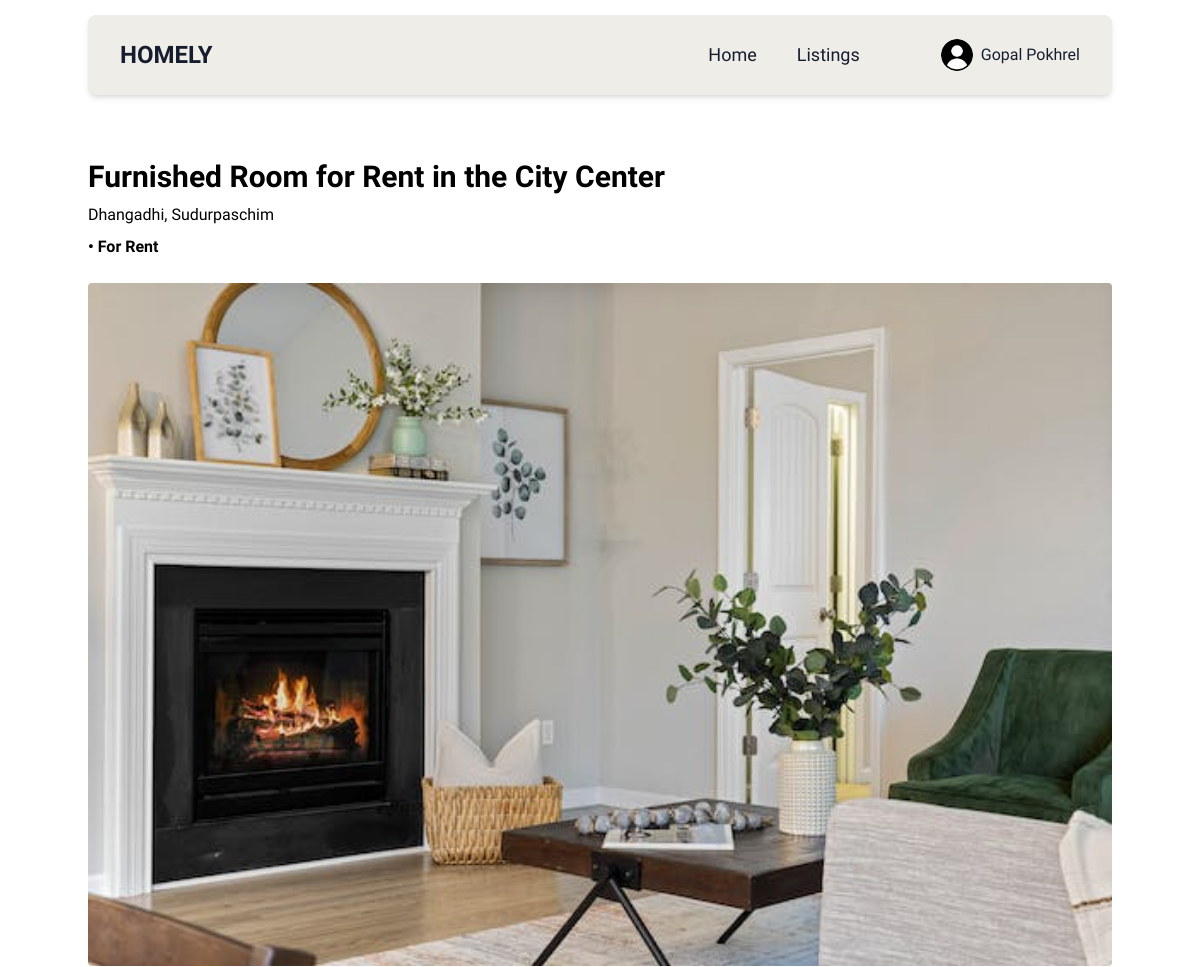
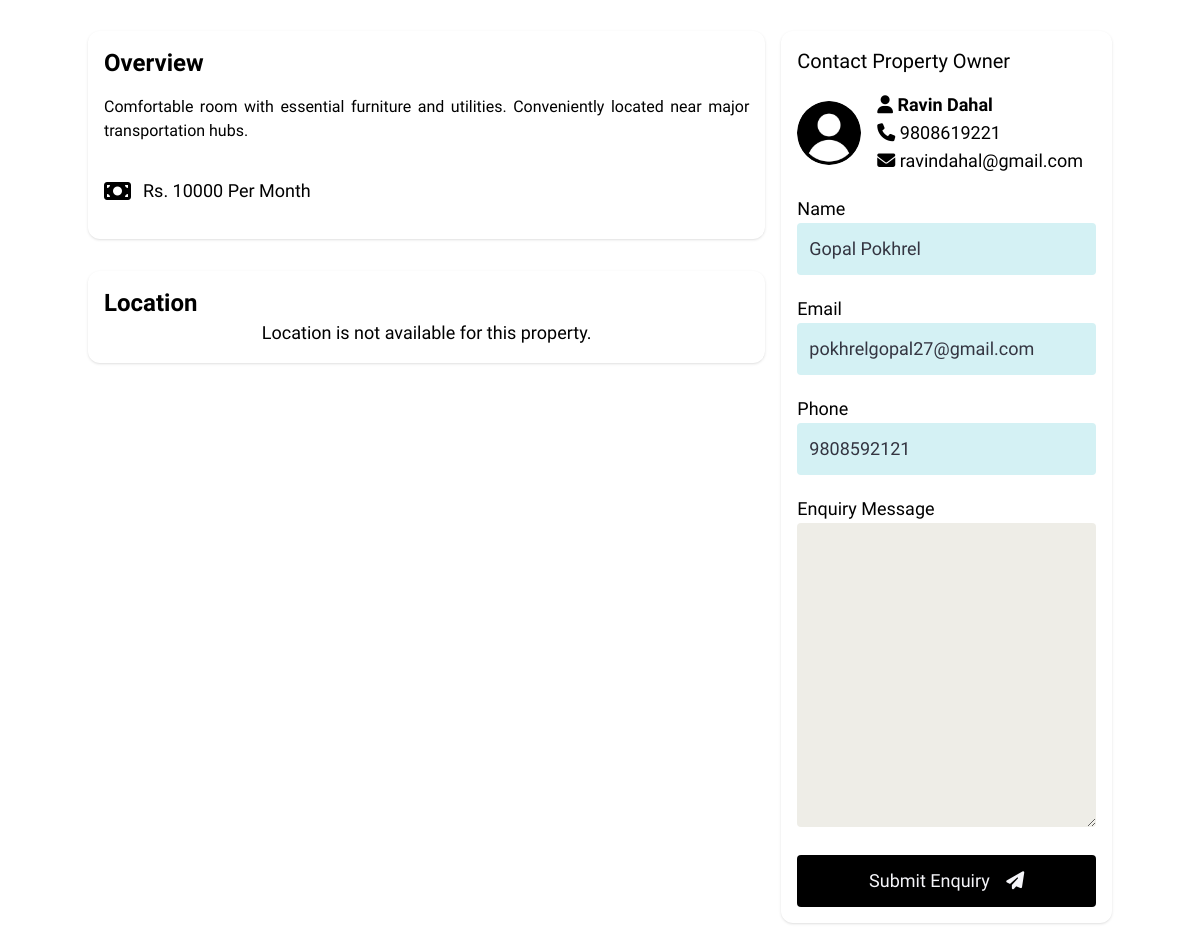
/property.php/?id=77 (signed in), run on the app's committed database (2 pictures, top to bottom).
### tables this page shows
CREATE TABLE `users` (
  `id` int NOT NULL AUTO_INCREMENT,
  `fullname` varchar(100) NOT NULL,
  `email` varchar(100) NOT NULL,
  `password` varchar(100) NOT NULL,
  `phone_number` varchar(50) DEFAULT NULL,
  PRIMARY KEY (`id`),
  UNIQUE KEY `id` (`id`),
  UNIQUE KEY `email` (`email`)
);

CREATE TABLE `properties` (
  `property_id` int NOT NULL AUTO_INCREMENT,
  `property_type` varchar(50) NOT NULL,
  `title` varchar(200) NOT NULL,
  `province` varchar(100) NOT NULL,
  `location` varchar(100) NOT NULL,
  `listing_type` varchar(50) NOT NULL,
  `about` varchar(1500) DEFAULT NULL,
  `price` bigint NOT NULL,
  `contact_person` int DEFAULT NULL,
  `img_url` varchar(300) DEFAULT NULL,
  `iframe_src` varchar(700) DEFAULT NULL,
  `status` varchar(10) DEFAULT NULL,
  PRIMARY KEY (`property_id`),
  KEY `fk_contact_person` (`contact_person`),
  CONSTRAINT `fk_contact_person` FOREIGN KEY (`contact_person`) REFERENCES `users` (`id`) ON DELETE CASCADE,
  CONSTRAINT `properties_ibfk_1` FOREIGN KEY (`contact_person`) REFERENCES `users` (`id`),
  CONSTRAINT `properties_ibfk_2` FOREIGN KEY (`contact_person`) REFERENCES `users` (`id`) ON DELETE CASCADE
);

### property.php (the view, shortened to what this page needs)
<!doctype html>
<html>
<head>
    <?php include 'common/connection.php'; ?>
    <?php include 'common/head.php'; ?>
</head>
<body class="bg-slate-100">
    <?php include 'common/navbar.php'; ?>
    <div class="container mx-auto">
        <?php
        $idProperty = $_GET['id'];
        $sql = "SELECT * FROM properties where property_id = '$idProperty'";
        $result = mysqli_query($conn, $sql);
        if ($result) {
            if (mysqli_num_rows($result) > 0) {
                while ($row = mysqli_fetch_assoc($result)) {
                    $property_avilability = $row['listing_type'];
                    $property_about = $row['about'];
                    $property_image = $row['img_url'];
                    $property_price = $row['price'];
                    $property_city = $row['location'];
                    $property_province = $row['province'];
                    $property_title = $row['title'];
                    $contact = $row['contact_person'];
                    $property_iframe = $row['iframe_src'];
                    $sql = "SELECT * FROM users where id = $contact";
                    $result = mysqli_query($conn, $sql);
                    if ($result) {
                        if (mysqli_num_rows($result) > 0) {
                            while ($row = mysqli_fetch_assoc($result)) {
                                $contact_name = $row['fullname'];
                                $contact_email = $row['email'];
                                $contact_phone = $row['phone_number'];
                                if ($contact_phone == null) {
                                    $contact_phone = "Not Provided";
                                } else {
                                    $contact_phone = $row['phone_number'];
                                }
                            }
                        }
                    }
                }
            } else {
                echo "error";
            }
        }
        ?>
        <div class='pt-10 pb-20'>
            <div>
                <div class='py-6 flex justify-between'>
                    <div class='space-y-2'>
                        <h1 class='text-3xl font-semibold'>
                            <?php echo $property_title; ?>
                        </h1>
                        <h4 class='text-md capitalize'>
                            <?php echo $property_city; ?>, <?php echo $property_province; ?>
                        </h4>
                        <h4 class='text-md text-red-600 font-semibold capitalize'>• For
                            <?php echo $property_avilability; ?> </h4>
                    </div>
                </div>
                <div class="flex justify-center">
                    <img src='/realestate-change/<?php echo $property_image; ?>' class='rounded w-full object-cover' alt='Property Image' style="height: auto;">
                </div>
                <div class='grid grid-cols-3 gap-4 pt-8'>
                    <div class='col-span-2 space-y-8'>
                        <div class='rounded-xl bg-white p-4 shadow'>
                            <h1 class='text-2xl font-semibold'>Overview</h1>
                            <p class='text-justify py-4'>
                                <?php echo $property_about; ?>
                            </p>
                            <div class="py-4 flex space-x-12">
                                <div class="card flex items-center space-x-3">
                                    <i class="fa-solid fa-money-bill text-2xl"></i>
                                    <div>
                                        <p class="text-lg">Rs. <?php echo $property_price; ?>
                                            <?php
                                            if ($property_avilability == "rent") {
                                                echo "Per Month";
                                            } else {
                                                echo "";
                                            }
                                            ?>
                                        </p>
                                    </div>
                                </div>
                            </div>
                        </div>
                        <div class='rounded-xl bg-white p-4 shadow'>
                            <h1 class='text-2xl font-semibold'>Location</h1>
                            <?php
                            if (strlen($property_iframe) > 0) {
                                echo $property_iframe;
                            } else {
                                echo "<p class='text-lg text-center'>
                                Location is not available for this property.
                                </p>";
                            }
                            ?>
                        </div>
                    </div>
                    <?php
                    if (!($contact == $id)) {
                        echo "
                            <div class='rounded-xl bg-white h-fit p-4 shadow text-lg'>
                                <p class='text-xl capitalize pb-4'>Contact property owner</p>
                                <div class='flex items-center space-x-4'>
                                    <div>
                                        <img src='/realestate-change/assets/default.png' class='w-16 h-16 rounded-full' alt=''>
                                    </div>
                                    <div>
                                        <p class='font-semibold'>
                                        <i class='fa-solid fa-user'></i>
                                            $contact_name
                                        </p>
                                        <p>
                                        <i class='fa-solid fa-phone'></i>
                                        $contact_phone
                                        </p>
                                        <p>
                                        <i class='fa-solid fa-envelope'></i>
                                        $contact_email
                                        </p>
                                    </div>
                                    </div>
                                                <form id='appForm' action='' method='POST' class='pt-5 space-y-5'>
                                            <div>
                                                <label for='name'>Name</label>
                                                <input type='text' name='message_name' id='name' value='$name' class='w-full bg-cleanLight text-lightGray outline-0 rounded p-3' required disabled>
                                            </div>
                                            <div>
                                                <label for='name'>Email</label>
                                                <input type='email' name='message_email' id='name' value='$email' class='w-full bg-cleanLight text-lightGray outline-0 rounded p-3' required disabled>
                                            </div>
                                            <div>
                                                <label for='name'>Phone</label>
                                                <input type='text' name='message_phone' disabled value='$phone' id='editPhone' class='w-full bg-cleanLight text-lightGray outline-0 rounded p-3'>
                                                </div>
                                                <div>
                                                <label for='name'>Enquiry Message</label><br>
                                                <textarea name='message_text' id='message' cols='30' rows='10' class='w-full bg-ivory outline-0 rounded p-3' required></textarea>
                                            </div>
                                            <div>
                                                <button
                                                id='submit_message'
                                                style='background-color: black;' type='submit' name='submit_message' class='bg-lessDark text-light py-3 rounded w-full'>
                                                Submit Enquiry
                                                <i class='ml-3 fa-solid fa-paper-plane'></i>
                                                </button>
                                            </div>
                                        </form>
                                        ";
                    }
                    ?>
                </div>
            </div>
        </div>
    </div>
    </div>
</body>
</html>

### common/head.php (shortened to what this page needs)
<link href="https://fonts.bunny.net/css?family=questrial:400" rel="stylesheet" />
<link rel="stylesheet" href="https://cdnjs.cloudflare.com/ajax/libs/font-awesome/6.3.0/css/all.min.css" />
<link rel="stylesheet" href="../style.css">
<link rel="stylesheet" href="./style.css">

### common/navbar.php (shortened to what this page needs)
<nav class="px-4 container mx-auto px-8 border-1 my-0 my-3 shadow-md bg-ivory rounded-lg text-lessDark">
    <div class="flex items-center justify-between h-16 lg:h-20">
        <div class="flex-shrink-0">
            <a href="/realestate-change/index.php" title="" class="flex">
                <p class=" font-bold uppercase text-2xl">homely</p>
            </a>
        </div>
        <div class="ml-auto lg:flex lg:items-center lg:justify-center lg:space-x-10">
            <a href="/realestate-change/index.php" title="" class="text-lg text-black">
                Home </a>
            <a href="/realestate-change/listings.php" title="" class="text-lg text-black">
                Listings </a>
            <?php
            include 'connection.php';
            if (isset($_SESSION['email']) && !empty($_SESSION['email'])) {
                $data = $_SESSION['email'];
            } else {
                $data = '';
            }
            $sql = "SELECT * FROM users WHERE email = '$data'";
            if ($result = mysqli_query($conn, $sql)) {
                if (mysqli_num_rows($result) > 0) {
                    $row = mysqli_fetch_assoc($result);
                    $name = $row['fullname'];
                    $id = $row['id'];
                    $email = $row['email'];
                    $phone = $row['phone_number'];
                    echo "
                        <a href='/realestate-change/profile.php' class='flex items-center space-x-2'>
                        <img src='/realestate-change/assets/default.png' alt='' class='w-8 h-8 rounded-full'>
                        <span>$name</span></a>
                        ";
                } else {
                    echo "
                        <a  href='login.php' class='px-6 py-3 border-2 rounded bg-indigo-700 text-white'> Log in </a>
                        ";
                }
            }
            ?>
        </div>
    </div>
</nav>

### data on the page
users: fullname "Gopal Pokhrel", message_name "Gopal Pokhrel", message_email "pokhrelgopal27@gmail.com", message_phone "9808592121"
properties: title "Furnished Room for Rent in the City Center", location "Dhangadhi", province "Sudurpaschim", listing_type "Rent", img_url (picture), about "Comfortable room with essential furniture and utilities. Conveniently located near major transportation hubs.", price "10000"
users: fullname "Ravin Dahal", phone_number "9808619221", email "ravindahal@gmail.com"
